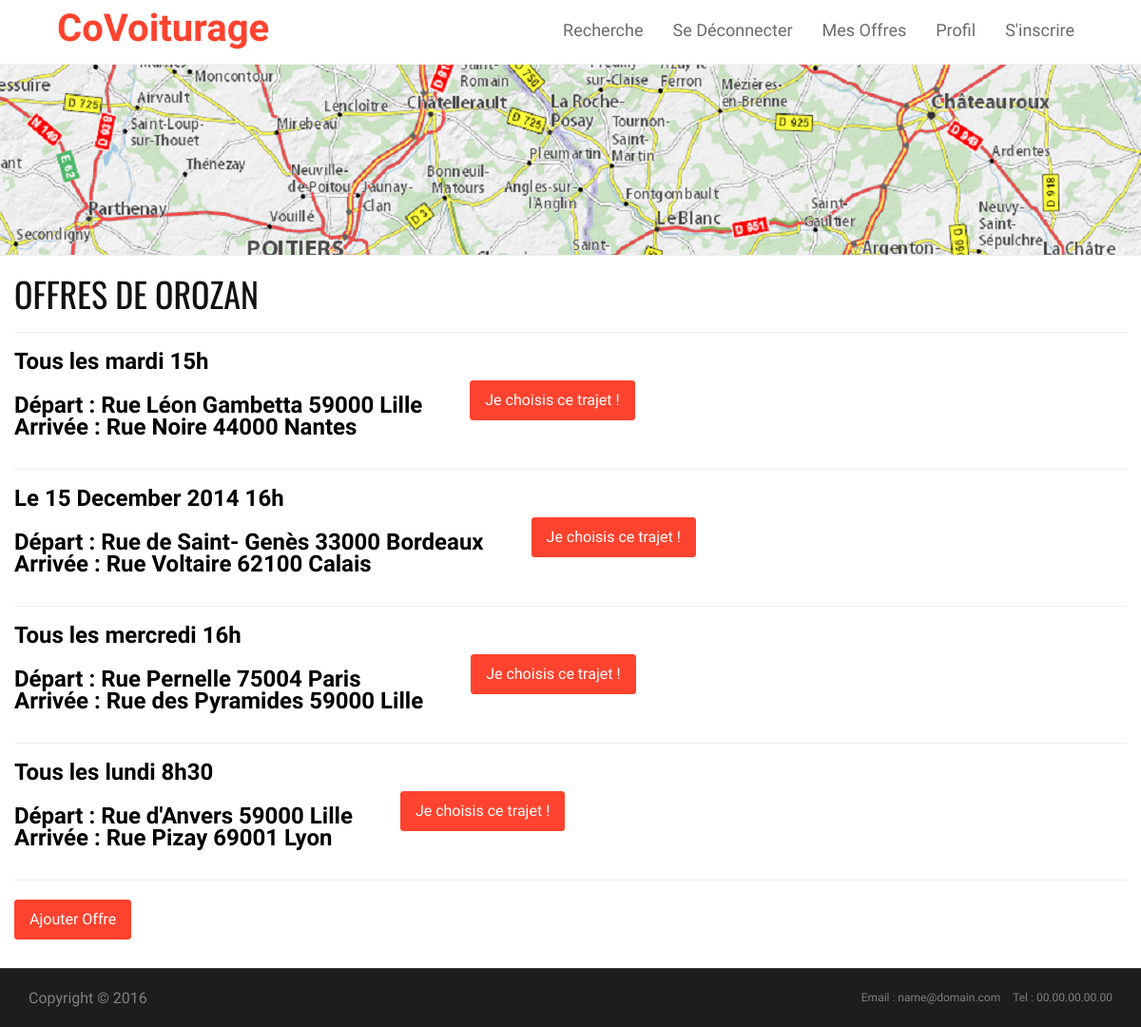
The page /index.php?controller=offers&action=mesoffres (signed in) on the database its author committed.
### tables this page shows
CREATE TABLE `offre` (
  `id` int(10) NOT NULL,
  `idUser` int(10) DEFAULT NULL,
  `jour` varchar(8) DEFAULT NULL,
  `date` date DEFAULT NULL,
  `heure` varchar(5) DEFAULT NULL,
  `adresseDepart` varchar(255) DEFAULT NULL,
  `codePostalDepart` varchar(5) DEFAULT NULL,
  `villeDepart` varchar(255) DEFAULT NULL,
  `adresseArrivee` varchar(255) DEFAULT NULL,
  `codePostalArrivee` varchar(5) DEFAULT NULL,
  `villeArrivee` varchar(255) DEFAULT NULL
);

### src/controllers/Offers.php (called while the page is built, shortened)
<?php
require_once($rootPath . 'models/Offers.php');
class OffersController extends Controller {
    protected $template = "";
    protected $title = "";
    protected $data = array(), $data2 = array(), $data3 = array();
    protected $dates = array();
    public function mesoffresAction()
    {
        $offers = new OffersModel();
        $this->data = $offers->listMesOffres();
        foreach ($this->data as $d) {
            $a = $d['date'] !== NULL ? "Le " . utf8_encode(strftime("%d %B %Y", strtotime($d['date']))) : "Tous les " . $d['jour'];
            array_push($this->dates, $a);
        }
        $this->title = "Offres de " . $_SESSION["login"];
        $this->template = "views/mesoffres.html.php";
    }
    public function render()
    {
        $title = $this->title;
        $data = $this->data;
        $dates = $this->dates;
        include($this->rootPath . $this->template);
        return ob_get_clean();
    }
}

### app/router.php (called while the page is built, shortened)
<?php
require_once($rootPath . "controllers/Controller.php");
require_once($rootPath . "models/model.php");
$action = "indexAction";
if (isset($_REQUEST['action'])) {
    $action = strtolower($_REQUEST['action']) . "Action";
}
$controller = new $controllerName($rootPath);
$controller->$action();
$content = $controller->render();
include(__DIR__ . "/base.html.php");

### index.php (called while the page is built)
<?php
$rootPath = __DIR__ . "/src/";
$config = array();
$config['db_host'] = "localhost";
$config['db_login'] = "root";
$config['db_password'] = "";
$config['db_name'] = "covoiturage";
include($rootPath . "controllers/Controller.php");
include($rootPath . "models/model.php");
include("app/router.php");

### src/models/Offers.php (called while the page is built, shortened)
<?php
class OffersModel extends Model {
    public function listMesOffres()
    {
        $query = "SELECT * FROM offre WHERE idUser = ?";
        $result = $this->dbQuery($query, array($_SESSION["uid"]))->fetchAll();
        return $result;
    }
}

### src/models/Model.php (called while the page is built, shortened)
<?php
class Model {
    protected function connect()
    {
        global $config;
        if (empty($this->db)) {
            $this->db = new PDO("mysql:host=" . $config["db_host"] . ";dbname=" . $config["db_name"], $config["db_login"], $config["db_password"]);
            $this->db->query("SET NAMES UTF8");
        }
    }
    protected function dbQuery($query, $data = array())
    {
        $this->connect();
        $q = $this->db->prepare($query);
        $this->lastResult = $q->execute($data);
        return $q;
    }
}

### src/views/mesoffres.html.php (the view, shortened to what this page needs)
<section id="about-section" class="about-section">
    <div class="container">
        <div class="row">
            <h1>
                <?php
                echo $title;
                ?>
            </h1>
            <hr>
            <?php
            echo "<ul>";
            for ($i = 0; $i < count($data); $i++) {
                echo '<li>';
                echo '<div style="float:left;"><a href="?controller=offers&action=detailsoffre&id=' . $data[$i]['id'] . '">';
                echo $dates[$i] . " " . $data[$i]['heure']
                        . "<br><br>Départ :  " . $data[$i]['adresseDepart'] . " " . $data[$i]['codePostalDepart'] . " " . $data[$i]['villeDepart']
                        . "<br>Arrivée :  " . $data[$i]['adresseArrivee'] . " " . $data[$i]['codePostalArrivee'] . " " . $data[$i]['villeArrivee'];
                echo '</div>';
                echo '<div style="float:left; line-height:100px; margin-left:50px;"><a href="?controller=offers&action=choisiroffre&id=' . $data[$i]['id'] . '"><button class="btn btn-sm btn-primary">Je choisis ce trajet !</button></a></div>';
                echo "</li><hr>";
            }
            echo "</ul>";
            ?>
            <p>
                <a href='index.php?controller=offers&action=ajouteroffre'><button class="btn btn-sm btn-primary">Ajouter Offre</button></a>
            </p>
        </div>
    </div>
</section>

### include/css/lightbox.css (style rules this page uses)
body:after { content: url(../images/close.png) url(../images/loading.gif) url(../images/prev.png) url(../images/next.png); display: none; }

### include/css/style.css (style rules this page uses)
body { font-family: 'PT Sans Narrow', Arial, sans-serif; font-size: 16px; color: #111; line-height: 21px; -webkit-font-smoothing: antialiased !important; -moz-osx-font-smoothing: grayscale !important; text-rendering: optimizeLegibility !important; font-smoothing: antialiased !important; vertical-align: baseline; }
ul, ol { list-style: none; }
ul { padding: 0; margin: 0; }
p { font-size: 16px; font-weight: 400; color: #444; line-height: 1.5em; }
a { font-size: 24px; font-weight: bold; color: black; transition: color 0.1s ease-in-out; -moz-transition: color 0.2s ease-in-out; -webkit-transition: color 0.2s ease-in-out; -o-transition: color 0.2s ease-in-out; }
a, a:hover, a:focus, a:active { outline: 0; text-decoration: none; }
h1, h2, h3, h4, h5, h6 { font-family: 'Oswald', Arial, sans-serif; font-weight: 400; text-transform: uppercase; margin-top: 0; margin-bottom: 0; }
.btn-primary { background: #ff432e; border-color: #ff432e; font-size: 16px; padding: 8px 15px; -webkit-transition: all 0.3s; -moz-transition: all 0.3s; -o-transition: all 0.3s; transition: all 0.3s; }
#about-section { padding-top: 20px; padding-bottom: 20px; //background: url(../images/parallax/bg-02.jpg) no-repeat; background-size: cover; background-position: center; }

### rows shown on the page
offre: i "Tous les mardi", heure "15h", adresseDepart "Rue Léon Gambetta", codePostalDepart "59000", villeDepart "Lille", adresseArrivee "Rue Noire", codePostalArrivee "44000", villeArrivee "Nantes"
offre: i "Le 15 December 2014", heure "16h", adresseDepart "Rue de Saint- Genès", codePostalDepart "33000", villeDepart "Bordeaux", adresseArrivee "Rue Voltaire", codePostalArrivee "62100", villeArrivee "Calais"
offre: i "Tous les mercredi", heure "16h", adresseDepart "Rue Pernelle", codePostalDepart "75004", villeDepart "Paris", adresseArrivee "Rue des Pyramides", codePostalArrivee "59000", villeArrivee "Lille"
offre: i "Tous les lundi", heure "8h30", adresseDepart "Rue d'Anvers", codePostalDepart "59000", villeDepart "Lille", adresseArrivee "Rue Pizay", codePostalArrivee "69001", villeArrivee "Lyon"

### other values the page prints
$title "OFFRES DE OROZAN"
